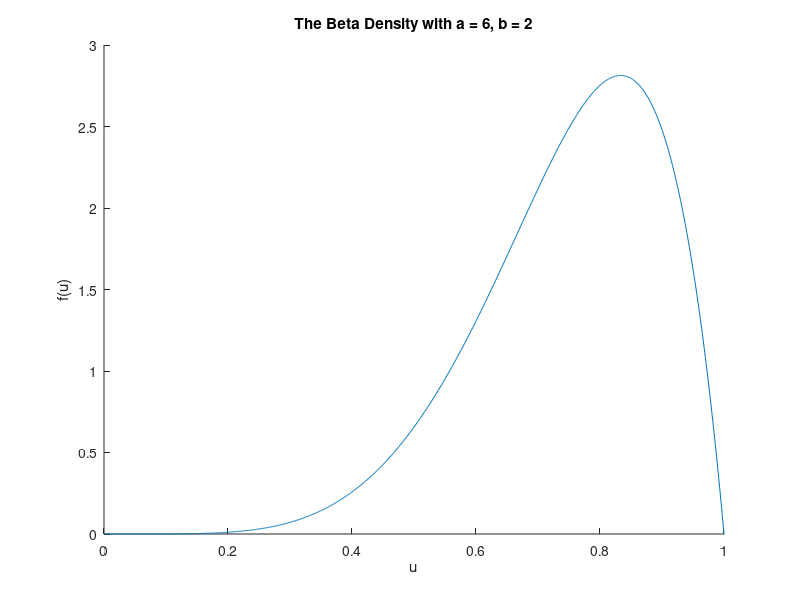

Write MATLAB code to recreate this figure. (Note: this script raises an error after producing the figure.)
%% The Accept-Reject Method: Anthony Gusman, Nicholas Sullivan

%% Introduction
% The process of generating pseudo random numbers using a given density 
% function of a random variable is easy if the inverse of the CDF
% is known or quick to find. However, the general method breaks down when 
% there does not exist a happy way to find the inverse of the CDF. This is 
% why we will be exploring something called the _Acceptance-Rejection Method_.


%% Overview of Method
% The Acceptance-Rejection Method is actually quite simple. We implement the 
% method with our |acceptReject| function as described in plain
% English below:
%%
% # Given a probability density function (*PDF*) $f_X$ of a random
% variable $X$ with compact support find its maximum over its range (call it $c$).
% # Generate a pair of random numbers $(X,Y)$ such that $X \sim U[$ support
% of $f_X]$ and $Y \sim U[0,c]$.
% # For each point $(x_i, y_i)$ if $0 \leq y_i \leq f_X(x_i)$ then it is
% "accepted" otherwise it is "rejected."
%%
% As you can see this is essentially the same process used in Monte-Carlo
% integration.


%% The Functions
% We provide two functions in this paper, |acceptReject.m| and
% |acceptRejectPlot.m| with the following outputs and arguments:
%%
% |[X,Y] = acceptReject(f,a,b,n)|
%%
% * *Output:* [X,Y], random numbers defined as above each split into a cell with the first
% row as the accepted values and the second row as the rejected values
% * *Input:* f, PDF function $f_X$
% * a, lower bound of f's domain
% * b, upper bound of f's domain
% * n, number of $(x_i, y_i)$ pairs (increase this for higher accuracy)
%%
% |acceptRejectPlot(fun,a,b,X,Y)|
%%
% * *Output:* plots, one of the pdf with a histogram of the accepted values
% generated and one of the pdf along with accepted and rejected points.
% * *Input:* fun, PDF function $f_X$
% * a, lower bound of fun's domain
% * b, upper bound of fun's domain
% * X, the X returned by |acceptReject|
% * Y, the Y returned by |acceptReject|
%% Accept Reject and Plotter function code
% here is the full code of both functions with comments and syntax high
% lighting:
%%
% *acceptReject.m*
%%
% <include>acceptReject.m</include>
%%
% *acceptRejectPlot.m*
%%
% <include>acceptRejectPlot.m</include>


%% Example with the Beta Density
% Lets take a look at how these functions work using the beta density with
% a = 6 and b = 2
% 
%%
% setting up a, b and beta(u)
a = 6;
b = 2;
beta = @(u) gamma(a+b)/(gamma(a)*gamma(b)) * u.^(a-1) .* (1-u).^(b-1);

%%
% Plotting to see the pdf

x = linspace(0,1,1000);

figure
hold on
title('The Beta Density with a = 6, b = 2')
plot(x,beta(x))
xlabel('u')
ylabel('f(u)')
hold off
%%
% Now lets test out the functions for 10,000 points
[Xc, Yc] = acceptReject(beta,0,1,10000);

acceptRejectPlot(beta,0,1,Xc,Yc);
